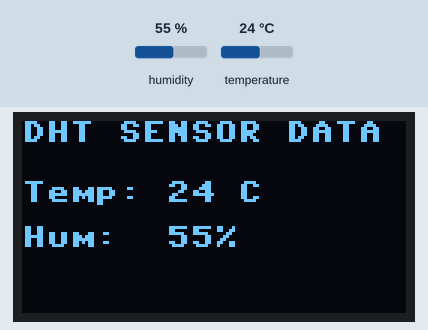
A program run on a simulated ESP32 board running MicroPython. On the bench: 128×64 one-colour display. The inputs (shaded band) are chosen by the test bench; at power-on: humidity 55 %, temperature 24 °C. WiFi joins after 1.5 s; random numbers come from a fixed seed; no MQTT or app messages arrive unless stated; what the program prints to the serial console is not drawn.

Above: at 3.3 s.
3.4 s: humidity set to 22 %
At 12.8 s:
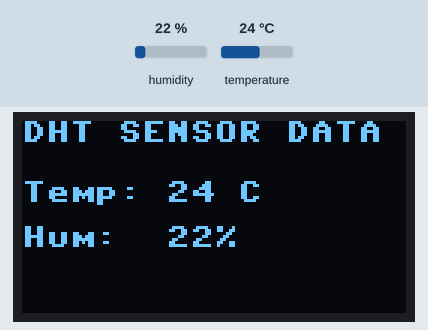
13.7 s: temperature set to 12 °C
At 23.4 s:
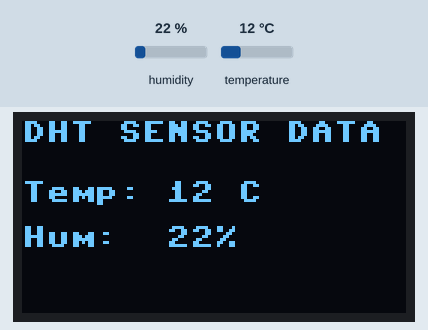
23.8 s: humidity set to 40 %
At 33.0 s:
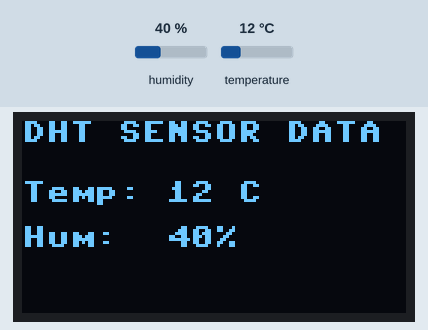
33.8 s: temperature set to 19 °C
Timing chart, 0 to 36.8 s (numbered marks = the images above; inputs shaded):
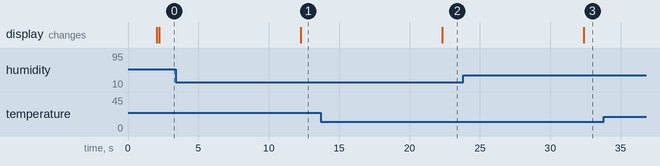

The program:

DHT11_Adafruit_SB.py
```python
import network
import time
import machine
import random
from umqtt.simple import MQTTClient
import dht
from machine import Pin, SoftI2C
import ssd1306

#Main WiFi Credentials
WIFI_SSID = " "   #Main Put your WiFi name
WIFI_PASSWORD = ""  #Main Put your WiFi password

#Main WiFi Connection Function
def connect_wifi():
    wlan = network.WLAN(network.STA_IF)
    wlan.active(True)
    if not wlan.isconnected():
        print("Connecting to WiFi...")
        wlan.connect(WIFI_SSID, WIFI_PASSWORD)
        while not wlan.isconnected():
            time.sleep(1)
            print("Trying to connect...")
    print("Connected to WiFi:", wlan.ifconfig())

#Main Connect to WiFi
connect_wifi()

#Main I2C + OLED Setup
i2c = SoftI2C(scl=Pin(21), sda=Pin(20))
oled_width = 128
oled_height = 64
print("I2C Scan: ", i2c.scan())
oled = ssd1306.SSD1306_I2C(oled_width, oled_height, i2c)

#Main DHT11 Sensor Setup
sensor = dht.DHT11(Pin(2))

#Main MQTT / Adafruit IO Setup
mqtt_server = 'io.adafruit.com'
mqtt_port = 1883
mqtt_user = ''    #Main Your Adafruit username
mqtt_password = ''  #Main Your Adafruit AIO Key

mqtt_topic_temp = 'Chumba4209/feeds/Temperature'
mqtt_topic_hum = 'Chumba4209/feeds/Humidity'

mqtt_client_id = str(random.randint(10000, 999999))

#Main MQTT Connection Function
def mqtt_connect():
    client = MQTTClient(
        client_id=mqtt_client_id,
        server=mqtt_server,
        port=mqtt_port,
        user=mqtt_user,
        password=mqtt_password,
        keepalive=3600
    )
    client.connect()
    print('Connected to %s MQTT Broker' % (mqtt_server))
    return client

#Main Reconnect Function
def reconnect():
    print('Failed to connect to MQTT Broker. Reconnecting...')
    time.sleep(5)
    machine.reset()

#Main Connect to Adafruit IO
try:
    client = mqtt_connect()
except OSError as e:
    reconnect()

#Main Program Execution
while True:
    try:
        #Main Read Sensor Data
        sensor.measure()
        temperature = sensor.temperature()
        humidity = sensor.humidity()

        print("Temp:", temperature, "C")
        print("Humidity:", humidity, "%")

        #Main Display Data on OLED
        oled.fill(0)
        oled.text("DHT SENSOR DATA", 0, 0)
        oled.text('Temp: ' + str(temperature) + " C", 0, 20)
        oled.text('Hum:  ' + str(humidity) + "%", 0, 35)
        oled.show()

        #Main Publish Data to Adafruit IO
        client.publish(mqtt_topic_temp, str(temperature))
        client.publish(mqtt_topic_hum, str(humidity))
        print("Data sent to Adafruit IO")

    except OSError as e:
        print("Failed to read sensor:", e)

    time.sleep(10)
```

Measured:
- after the input at 3.4 s, the display: changes after 8.9 s (image 1)
- after the input at 13.7 s, the display: changes after 8.6 s (image 2)
- after the input at 23.8 s, the display: changes after 8.6 s (image 3)
